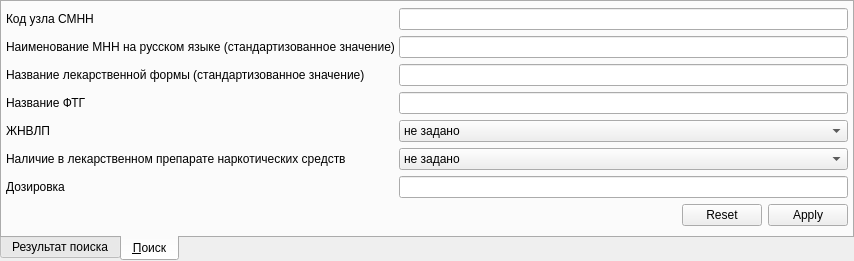
<?xml version="1.0" encoding="UTF-8"?>
<ui version="4.0">
 <class>ESKLPSmnnComboBoxPopup</class>
 <widget class="QWidget" name="ESKLPSmnnComboBoxPopup">
  <property name="geometry">
   <rect>
    <x>0</x>
    <y>0</y>
    <width>854</width>
    <height>261</height>
   </rect>
  </property>
  <property name="windowTitle">
   <string>Стандартизованное МНН</string>
  </property>
  <layout class="QGridLayout">
   <property name="margin">
    <number>0</number>
   </property>
   <property name="spacing">
    <number>0</number>
   </property>
   <item row="0" column="0">
    <widget class="QTabWidget" name="tabWidget">
     <property name="tabPosition">
      <enum>QTabWidget::South</enum>
     </property>
     <property name="tabShape">
      <enum>QTabWidget::Rounded</enum>
     </property>
     <property name="currentIndex">
      <number>1</number>
     </property>
     <widget class="QWidget" name="tabResult">
      <attribute name="title">
       <string>Результат поиска</string>
      </attribute>
      <layout class="QVBoxLayout">
       <property name="spacing">
        <number>4</number>
       </property>
       <property name="margin">
        <number>4</number>
       </property>
       <item>
        <widget class="CTableView" name="tblESKLPSmnn"/>
       </item>
      </layout>
     </widget>
     <widget class="QWidget" name="tabSearch">
      <attribute name="title">
       <string>&amp;Поиск</string>
      </attribute>
      <layout class="QGridLayout">
       <property name="margin">
        <number>4</number>
       </property>
       <property name="spacing">
        <number>4</number>
       </property>
       <item row="0" column="0">
        <widget class="QLabel" name="lblESKLPSmnnCode">
         <property name="sizePolicy">
          <sizepolicy hsizetype="Fixed" vsizetype="Preferred">
           <horstretch>0</horstretch>
           <verstretch>0</verstretch>
          </sizepolicy>
         </property>
         <property name="text">
          <string>Код узла СМНН</string>
         </property>
         <property name="buddy">
          <cstring>edtESKLPSmnnCode</cstring>
         </property>
        </widget>
       </item>
       <item row="0" column="1" colspan="2">
        <widget class="QLineEdit" name="edtESKLPSmnnCode"/>
       </item>
       <item row="1" column="0">
        <widget class="QLabel" name="lblESKLPSmnn_mnn">
         <property name="sizePolicy">
          <sizepolicy hsizetype="Fixed" vsizetype="Preferred">
           <horstretch>0</horstretch>
           <verstretch>0</verstretch>
          </sizepolicy>
         </property>
         <property name="text">
          <string>Наименование МНН на русском языке (стандартизованное значение)</string>
         </property>
         <property name="buddy">
          <cstring>edtESKLPSmnn_mnn</cstring>
         </property>
        </widget>
       </item>
       <item row="1" column="1" colspan="2">
        <widget class="QLineEdit" name="edtESKLPSmnn_mnn"/>
       </item>
       <item row="2" column="0">
        <widget class="QLabel" name="lblESKLPSmnn_form">
         <property name="sizePolicy">
          <sizepolicy hsizetype="Fixed" vsizetype="Preferred">
           <horstretch>0</horstretch>
           <verstretch>0</verstretch>
          </sizepolicy>
         </property>
         <property name="text">
          <string>Название лекарственной формы (стандартизованное значение)</string>
         </property>
         <property name="buddy">
          <cstring>edtESKLPSmnn_form</cstring>
         </property>
        </widget>
       </item>
       <item row="3" column="0">
        <widget class="QLabel" name="lblESKLPSmnn_ftg">
         <property name="sizePolicy">
          <sizepolicy hsizetype="Fixed" vsizetype="Preferred">
           <horstretch>0</horstretch>
           <verstretch>0</verstretch>
          </sizepolicy>
         </property>
         <property name="text">
          <string>Название ФТГ</string>
         </property>
        </widget>
       </item>
       <item row="7" column="2">
        <widget class="QDialogButtonBox" name="buttonBox">
         <property name="sizePolicy">
          <sizepolicy hsizetype="Fixed" vsizetype="Fixed">
           <horstretch>0</horstretch>
           <verstretch>0</verstretch>
          </sizepolicy>
         </property>
         <property name="orientation">
          <enum>Qt::Horizontal</enum>
         </property>
         <property name="standardButtons">
          <set>QDialogButtonBox::Apply|QDialogButtonBox::Reset</set>
         </property>
         <property name="centerButtons">
          <bool>false</bool>
         </property>
        </widget>
       </item>
       <item row="2" column="1" colspan="2">
        <widget class="QLineEdit" name="edtESKLPSmnn_form"/>
       </item>
       <item row="4" column="0">
        <widget class="QLabel" name="lblESKLPSmnn_is_znvlp">
         <property name="text">
          <string>ЖНВЛП</string>
         </property>
        </widget>
       </item>
       <item row="5" column="0">
        <widget class="QLabel" name="lblESKLPSmnn_is_narcotic">
         <property name="text">
          <string>Наличие в лекарственном препарате наркотических средств</string>
         </property>
        </widget>
       </item>
       <item row="6" column="1" colspan="2">
        <widget class="QLineEdit" name="edtESKLPSmnn_Dosage_grls_value"/>
       </item>
       <item row="6" column="0">
        <widget class="QLabel" name="lblESKLPSmnn_Dosage_grls_value">
         <property name="text">
          <string>Дозировка</string>
         </property>
         <property name="buddy">
          <cstring>edtESKLPSmnn_Dosage_grls_value</cstring>
         </property>
        </widget>
       </item>
       <item row="3" column="1" colspan="2">
        <widget class="QLineEdit" name="edtESKLPSmnn_ftg"/>
       </item>
       <item row="5" column="1" colspan="2">
        <widget class="QComboBox" name="cmbESKLPSmnn_is_narcotic">
         <item>
          <property name="text">
           <string>не задано</string>
          </property>
         </item>
         <item>
          <property name="text">
           <string>Нет</string>
          </property>
         </item>
         <item>
          <property name="text">
           <string>Да</string>
          </property>
         </item>
        </widget>
       </item>
       <item row="4" column="1" colspan="2">
        <widget class="QComboBox" name="cmbESKLPSmnn_is_znvlp">
         <item>
          <property name="text">
           <string>не задано</string>
          </property>
         </item>
         <item>
          <property name="text">
           <string>Нет</string>
          </property>
         </item>
         <item>
          <property name="text">
           <string>Да</string>
          </property>
         </item>
        </widget>
       </item>
      </layout>
     </widget>
    </widget>
   </item>
  </layout>
 </widget>
 <customwidgets>
  <customwidget>
   <class>CTableView</class>
   <extends>QTableView</extends>
   <header>library/TableView.h</header>
  </customwidget>
 </customwidgets>
 <tabstops>
  <tabstop>tabWidget</tabstop>
  <tabstop>edtESKLPSmnnCode</tabstop>
  <tabstop>edtESKLPSmnn_mnn</tabstop>
  <tabstop>edtESKLPSmnn_form</tabstop>
  <tabstop>edtESKLPSmnn_ftg</tabstop>
  <tabstop>cmbESKLPSmnn_is_znvlp</tabstop>
  <tabstop>cmbESKLPSmnn_is_narcotic</tabstop>
  <tabstop>edtESKLPSmnn_Dosage_grls_value</tabstop>
  <tabstop>buttonBox</tabstop>
  <tabstop>tblESKLPSmnn</tabstop>
 </tabstops>
 <resources/>
 <connections/>
</ui>
